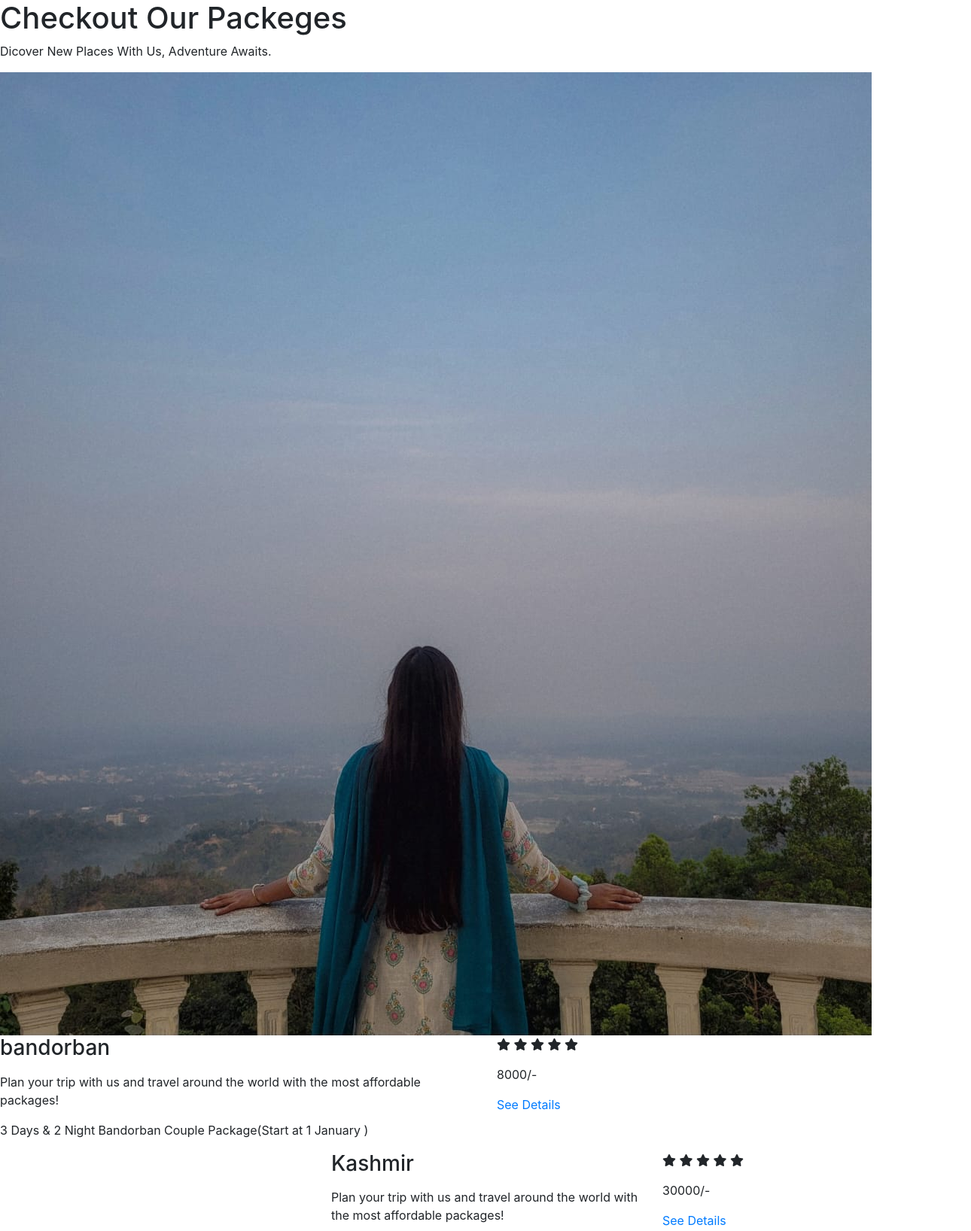
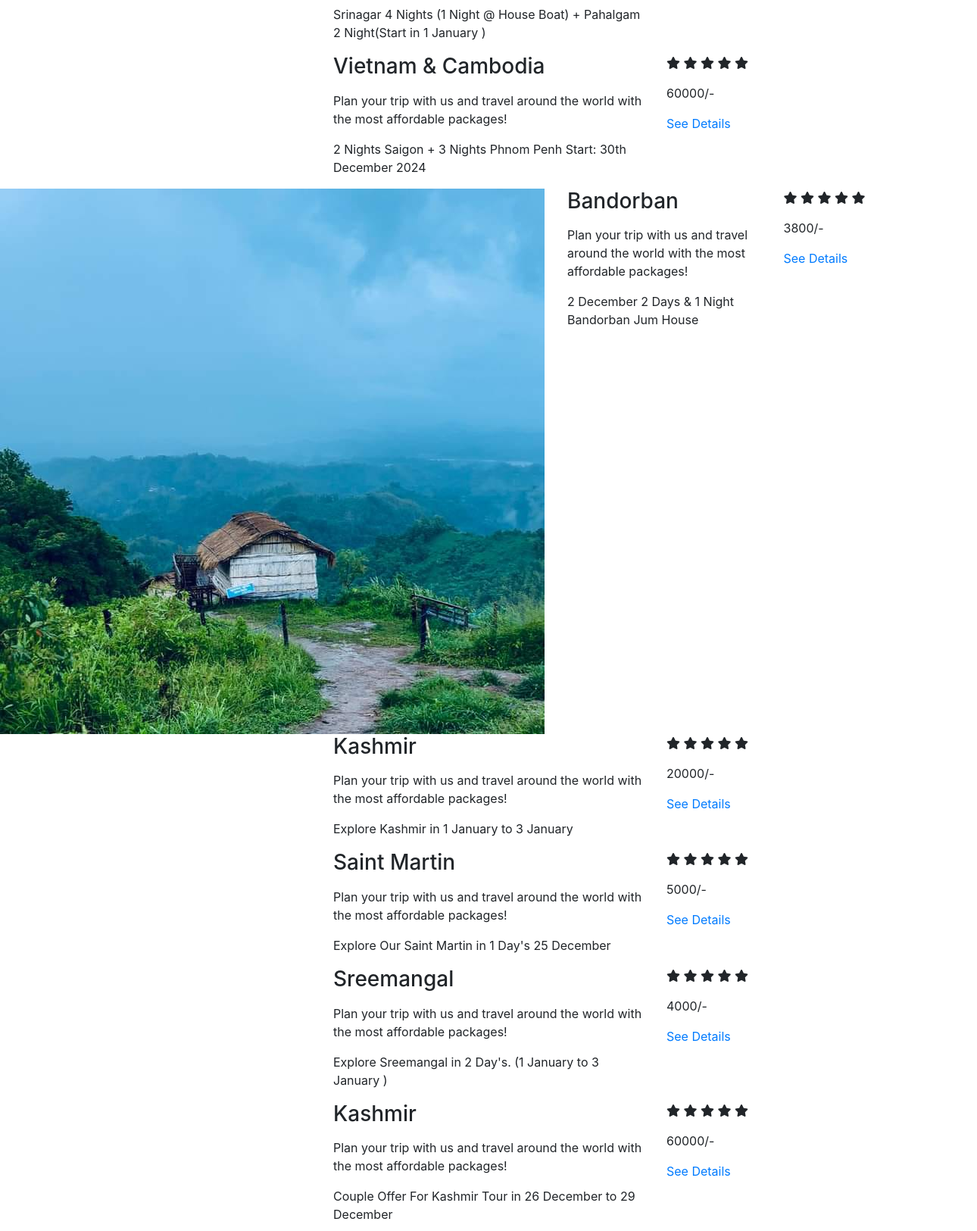
Page /try/allpackage.php (upper part) on the committed database (2 pictures, top to bottom).
### tables this page shows
CREATE TABLE `packages` (
  `pak_id` int(255) NOT NULL,
  `name` varchar(255) NOT NULL,
  `price` varchar(255) NOT NULL,
  `image` varchar(255) NOT NULL,
  `msg` varchar(255) NOT NULL,
  `img` varchar(255) NOT NULL,
  `offer_pac` mediumtext NOT NULL,
  `category` varchar(255) NOT NULL,
  `discount` int(255) NOT NULL
);

### try/allpackage.php (the view, shortened to what this page needs)
<?php
include 'database.php';
?>
<!DOCTYPE html>
<html lang="en">
<head>
   <link rel="stylesheet" href="https://cdnjs.cloudflare.com/ajax/libs/animate.css/4.1.1/animate.min.css" />
   <link rel="stylesheet" href="https://cdn.jsdelivr.net/npm/bootstrap@4.4.1/dist/css/bootstrap.min.css">
   <link rel="stylesheet" href="https://cdnjs.cloudflare.com/ajax/libs/font-awesome/6.6.0/css/all.min.css">
    <link rel="stylesheet" href="allpackage.css">
</head>
<body>
      <section>
<div>
    <h1 class="populer-pak">Checkout Our Packeges</h1>
    <p class="populer-text">Dicover New Places With Us, Adventure Awaits.</p>
    <?php
    $select_packages = mysqli_query($conn, "SELECT * FROM `packages`");
    if(mysqli_num_rows($select_packages) > 0){
       while($fetch_package = mysqli_fetch_assoc($select_packages)){
    ?>
    <div class="row">
        <div class="col"><div class="img">
            <img src="uploaded_img/<?php echo $fetch_package['image']; ?>" class="image"  alt="">
            </div></div>
        <div class="col">
        <div class="card-content">
                  <h3 class="h3 card-title"> <p class="package_name"><?php echo $fetch_package['name']; ?></p>
       </h3>
                  <p class="card-text">
                  Plan your trip with us and travel around the world with the most affordable packages!
                  </p>
        <p class="msg"><?php echo $fetch_package['msg']; ?></p>
        </div>
    </div>
        <div class="col"><div class="card-price">
            <p class="rate">
                    <i class="fas fa-star"></i>
                    <i class="fas fa-star"></i>
                    <i class="fas fa-star"></i>
                    <i class="fas fa-star"></i>
                    <i class="fas fa-star"></i>
                </p>
                <p class="price"><?php echo $fetch_package['price']; ?>/-</p>
                <div><a href="package_details.php?pak_id=<?php echo $fetch_package['pak_id']; ?>" name="add" class="see-details">See Details</a></button></div>
             </div>
            </div>
    </div>
    <?php }}?>
</div>
      </section>
</body>
</html>

### allpackage.css (style rules this page uses)
*, *::before, *::after { margin: 0; padding: 0; box-sizing: border-box; }
a { text-decoration: none; }
a, img, span, input, label, button, ion-icon { display: block; }
html { scroll-behavior: smooth; }
@media (min-width: 580px) { .card-text { --fs-5: 15px; } }
@media (min-width: 768px) { :root { --fs-5: 15px; } }
@media (min-width: 1200px) { :root { --section-padding: 100px; } }

### rows in the picture
packages: image (picture), name "bandorban", msg "3 Days & 2 Night Bandorban Couple Package(Start at 1 January )", price "8000"
packages: name "Kashmir", msg "Srinagar 4 Nights (1 Night @ House Boat) + Pahalgam 2 Night(Start in 1 January )", price "30000"
packages: name "Vietnam & Cambodia", msg "2 Nights Saigon + 3 Nights Phnom Penh Start: 30th December 2024", price "60000"
packages: image (picture), name "Bandorban", msg "2 December 2 Days & 1 Night Bandorban Jum House", price "3800"
packages: name "Kashmir", msg "Explore Kashmir in 1 January to 3 January", price "20000"
packages: name "Saint Martin", msg "Explore Our Saint Martin in 1 Day's 25 December", price "5000"
packages: name "Sreemangal", msg "Explore Sreemangal in 2 Day's. (1 January to 3 January )", price "4000"
packages: name "Kashmir", msg "Couple Offer For Kashmir Tour in 26 December to 29 December", price "60000"
